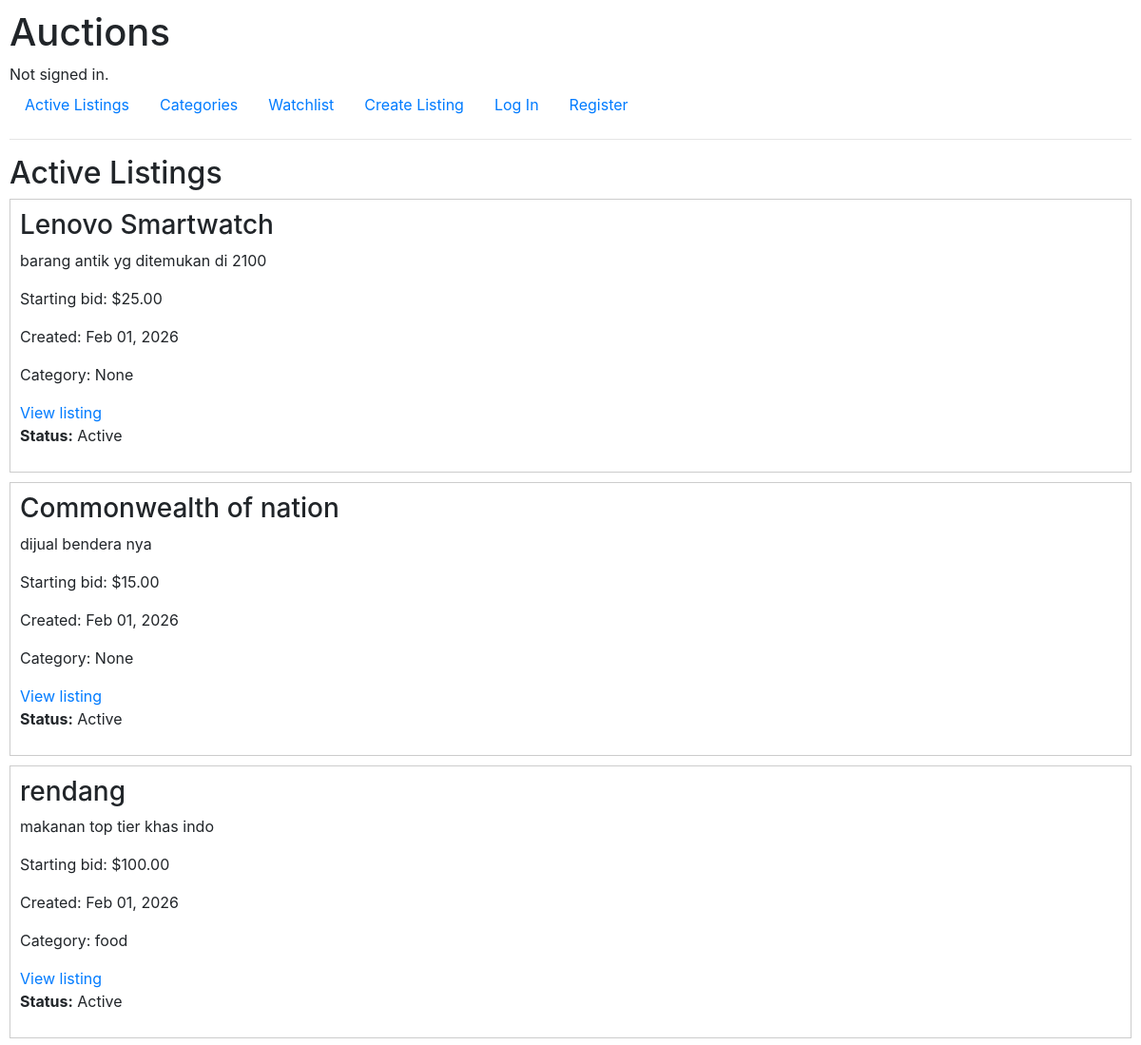
The app's page / (upper part), older data.
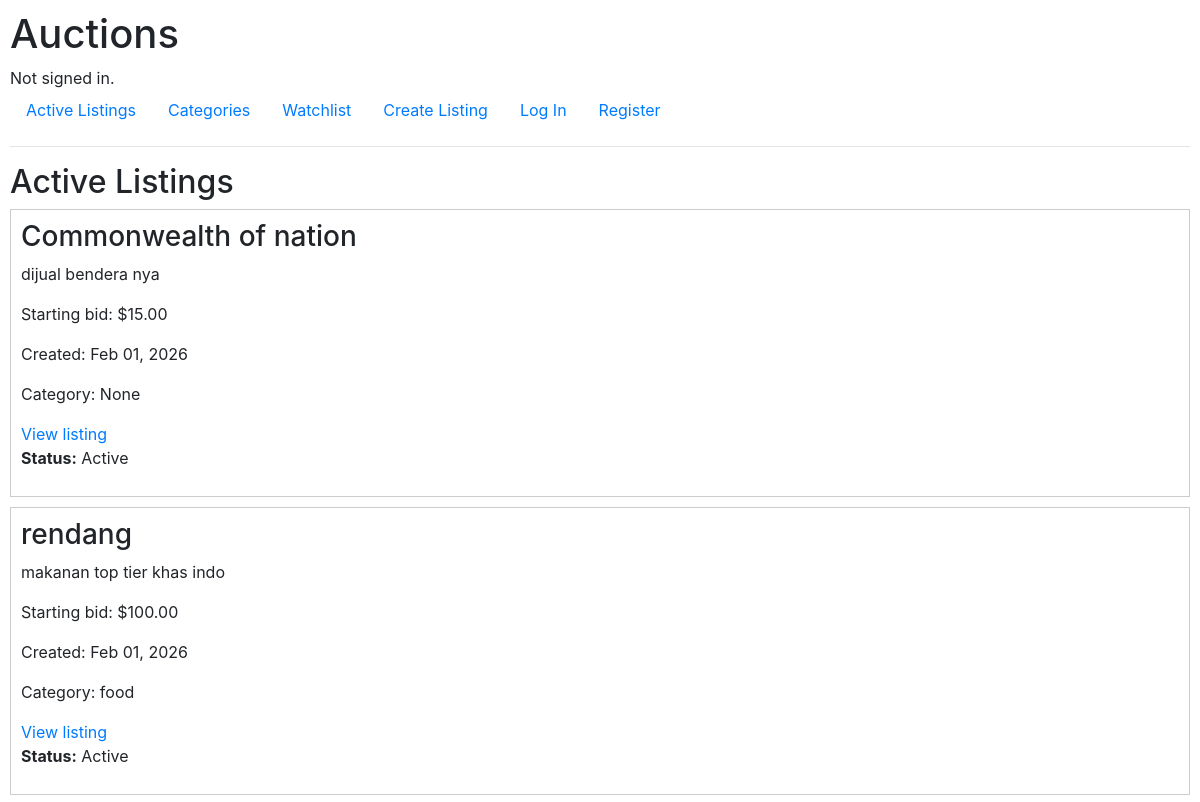
The same page, newer data.
### auctions/models.py (models this page shows, shortened)
class AuctionList(models.Model):
    owner = models.ForeignKey(
        User, on_delete = models.CASCADE, related_name="listings"
    )
    title = models.CharField(max_length=120)
    description = models.TextField()
    starting_bid = models.DecimalField(
        max_digits=10, decimal_places=2
    )
    image = models.ImageField(    # or URL field
       upload_to ="images/", blank = True, null = True
    )
    category = models.ForeignKey(
        Category, on_delete=models.SET_NULL, related_name="listings",  blank = True, null = True
    )
    date_posted = models.DateTimeField(auto_now_add=True)
    is_active = models.BooleanField(default=True)
    winner = models.ForeignKey(
        User, on_delete = models.SET_NULL,  blank = True, null = True, related_name ="won_auction"
    )
    watchlist = models.ManyToManyField(
        User, blank = True, related_name = "watchlist"
    )

class Category(models.Model):
    name = models.CharField(
        max_length=64, unique=True
    )

### auctions/views.py (the view)
# urls.py: path("", views.index, name="index"),
def index(request):
    listings = AuctionList.objects.filter(is_active=True)
    return render(request, "auctions/index.html", {
        "listings": listings
    })

### auctions/templates/auctions/index.html (shortened to what this page needs)
{% extends "auctions/layout.html" %}
{% block body %}
  <h2>Active Listings</h2>
  {% if listings %}
    <div>
      {% for listing in listings %}
        <div style="border: 1px solid #ccc; padding: 10px; margin-bottom: 10px;">
          <h3>{{ listing.title }}</h3>
          <p>{{ listing.description }}</p>
          <p>
            Starting bid:
            ${{ listing.starting_bid }}
          </p>
          <p>Created: {{ listing.date_posted|date:"M d, Y" }}</p>
          {% if listing.category %}
            <p>Category: {{ listing.category.name }}</p>
          {% else %}
            <p>Category: None</p>
          {% endif %}
            <a href="{% url 'listing_detail' listing.id %}">
              View listing
            </a><p>
        <strong>Status:</strong>
        {% if listing.is_active %}
          Active
        {% else %}
          Closed
        {% endif %}
        </p>
        </div>
      {% endfor %}
    </div>
  {% else %}
    <p>No listings available.</p>
  {% endif %}
{% endblock %}

Row changes from the older to the newer data that the page shows:
no longer on this page (row edited): AuctionList: title "Lenovo Smartwatch", description "barang antik yg ditemukan di 2100", starting_bid "25.00", date_posted "Feb 01, 2026", shows "Category: None", is_active "Active"
